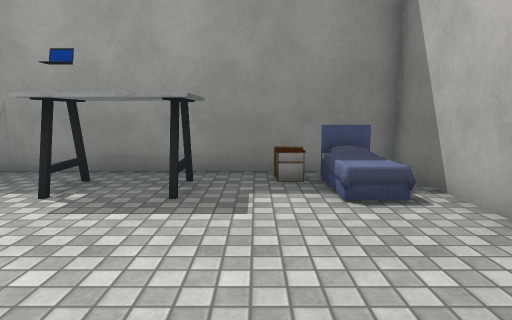
view 1 (above)

12 first-person views from a walk through a 3-D level made in the Unity game engine. The camera is 1.3 m above the floor, tilts 8° down and sees 75° across. The floor is counted in squares, 1 m on a side. Each view is taken from the middle of a square. On the plan, view 1 faces up. The plan holds only what a view shows up to about 14 squares ahead; the rest is blank. Some surface patterns are stand-ins.

view 2
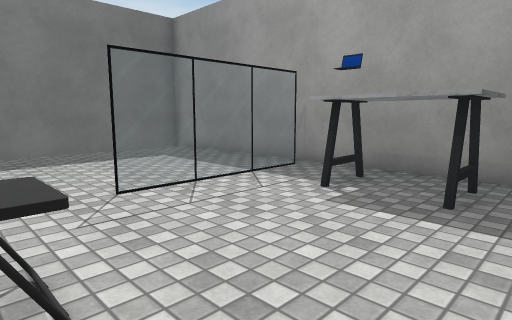

view 3
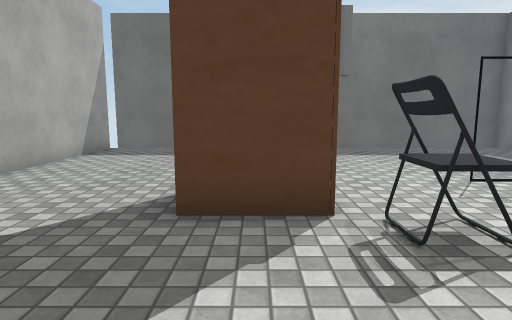

view 4
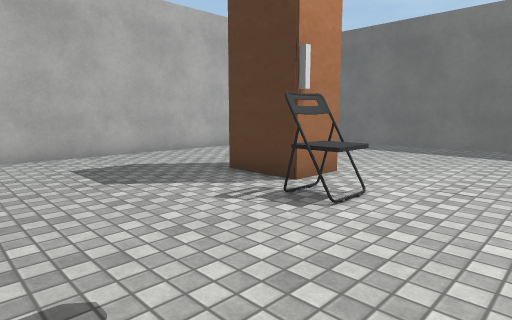

view 5
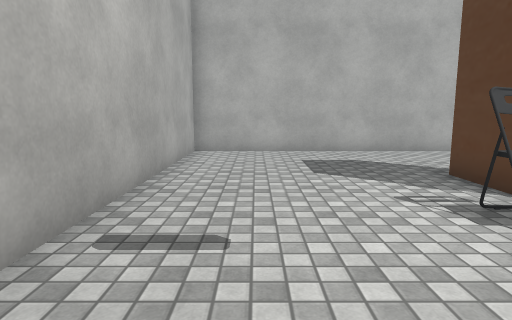

view 6
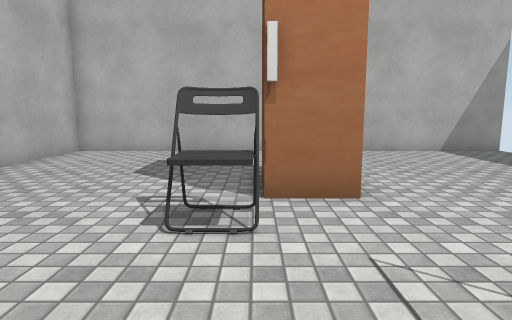

view 7
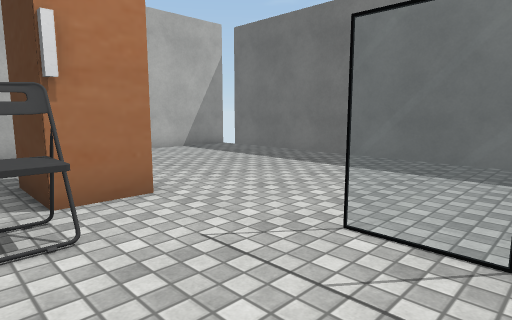

view 8
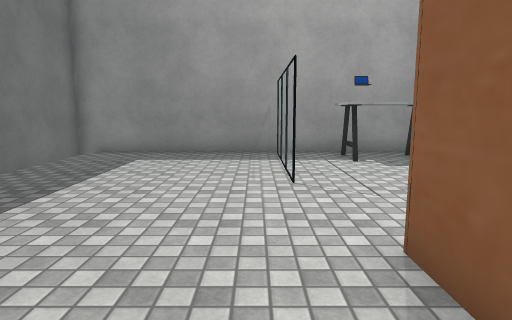

view 9
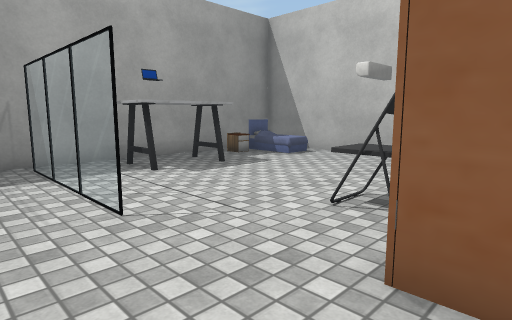

view 10
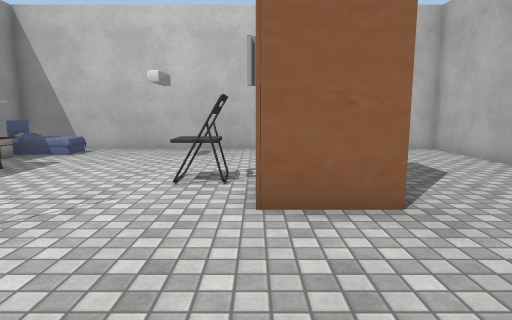

view 11
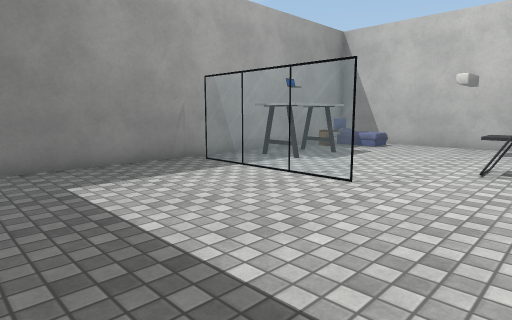

view 12
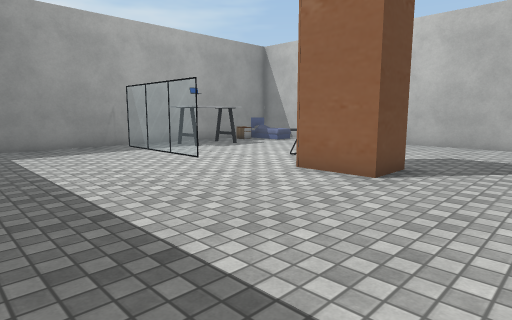

### Floor plan
Key: @ floor where view 1 was taken; # wall or solid block; x gap in a wall; . floor; = window, fence, low wall or low ledge; O other object.
Columns run from 12 left of view 1 to 3 right of it. Each row starts with its distance up from view 1.
  8 ################
  7 #......x....OOO#
  6 #......=.OOO.. #
  5 #......=.OO#..O#
  4 #......=.......#
  3 #......=.......#
  2 #......#.......#
  1 #..............#
  0 #........O#.@..#
 -1 #.......O#.....#
 -2 #.......O#.....#
 -3 #.......##.....#
 -4 #..............#
 -5 #..............#
 -6 #..............#
 -7 #..............#
 -8 ################

Positions as (right, up) in squares from view 1, and headings:
1: (0, 0), facing up
2: (0, 0), facing up-left
3: (1, -2), facing left
4: (2, 3), facing down-left
5: (1, 4), facing down
6: (-3, 4), facing down
7: (-2, 4), facing down-left
8: (-6, -4), facing up
9: (-7, -2), facing up-right
10: (-9, -1), facing right
11: (-11, -1), facing up-right
12: (-11, -6), facing up-right
